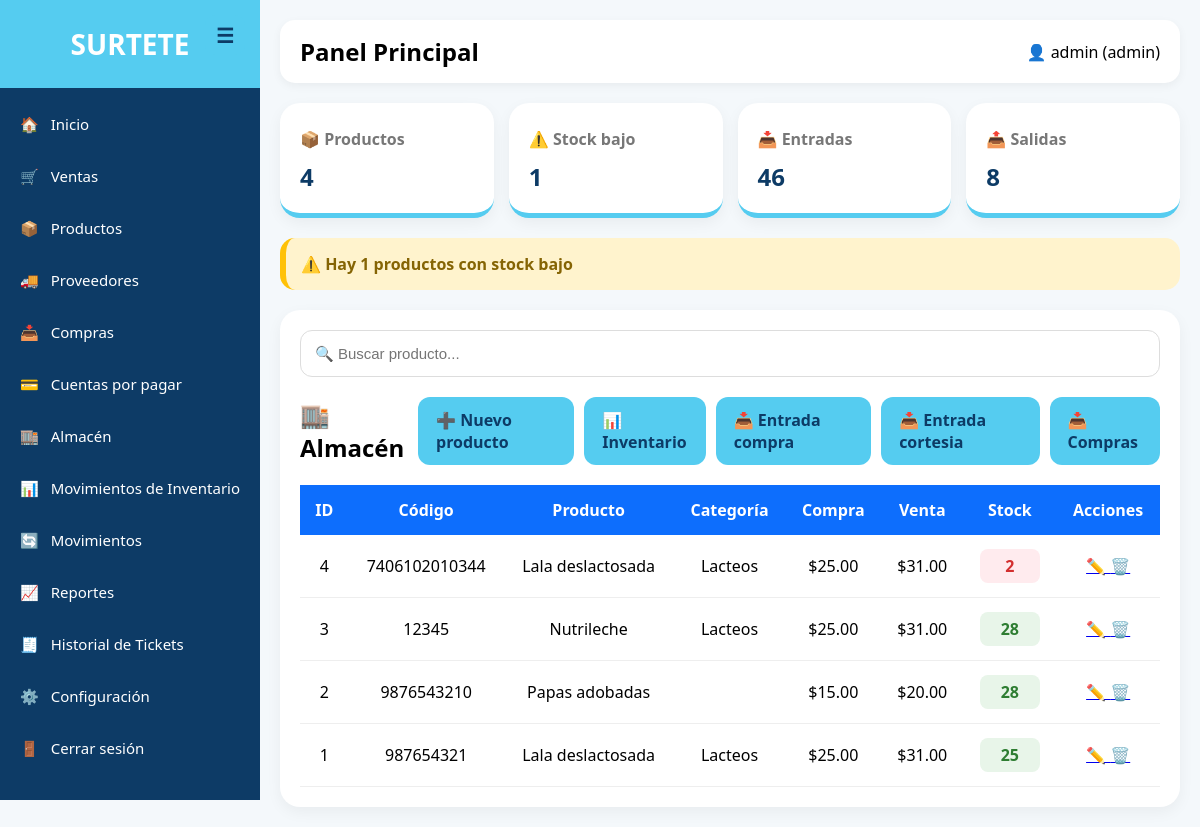
Page /almacen/index.php (signed in) on the committed database.
### tables this page shows
CREATE TABLE `productos` (
  `id` int(11) NOT NULL,
  `codigo_barras` varchar(50) DEFAULT NULL,
  `nombre` varchar(150) NOT NULL,
  `descripcion` text DEFAULT NULL,
  `precio_compra` decimal(10,2) DEFAULT NULL,
  `precio_venta` decimal(10,2) DEFAULT NULL,
  `stock` int(11) DEFAULT 0,
  `categoria_id` int(11) DEFAULT NULL
);

CREATE TABLE `categorias` (
  `id` int(11) NOT NULL,
  `nombre` varchar(100) NOT NULL
);

### almacen/index.php (the view, shortened to what this page needs)
<?php
include("../config/db.php");
$sql = "
SELECT
productos.*,
categorias.nombre AS categoria
FROM productos
LEFT JOIN categorias
ON productos.categoria_id = categorias.id
ORDER BY productos.id DESC
";
$stmt = $conexion->query($sql);
$productos = $stmt->fetchAll();
$stmt_stock = $conexion->query("
SELECT COUNT(*) AS total
FROM productos
WHERE stock <= 5
");
$stock_bajo = $stmt_stock->fetch()['total'];
?>
<!DOCTYPE html>
<html lang="es">
<head>
<link rel="stylesheet" href="../assets/css/style.css">
</head>
<body>
<?php include("../includes/sidebar.php"); ?>
<div class="main">
<?php include("../includes/topbar.php"); ?>
<div class="cards">
    <div class="card">
        <p>📦 Productos</p>
        <h2><?php echo count($productos); ?></h2>
    </div>
    <div class="card">
        <p>⚠️ Stock bajo</p>
        <h2><?php echo $stock_bajo; ?></h2>
    </div>
    <div class="card">
        <p>📥 Entradas</p>
        <h2>
            <?php
            $entradas = $conexion->query("
            SELECT IFNULL(SUM(cantidad),0) total
            FROM movimientos_inventario
            WHERE tipo='entrada'
            ")->fetch()['total'];
            echo $entradas;
            ?>
        </h2>
    </div>
    <div class="card">
        <p>📤 Salidas</p>
        <h2>
            <?php
            $salidas = $conexion->query("
            SELECT IFNULL(SUM(cantidad),0) total
            FROM movimientos_inventario
            WHERE tipo='salida'
            ")->fetch()['total'];
            echo $salidas;
            ?>
        </h2>
    </div>
</div>
<?php if($stock_bajo > 0): ?>
<div class="alerta-stock">
⚠️ Hay <?php echo $stock_bajo; ?> productos con stock bajo
</div>
<?php endif; ?>
<div class="table-container">
<div class="search-box">
<input
type="text"
id="buscar"
placeholder="🔍 Buscar producto...">
</div>
<div class="top-actions">
<h2>🏬 Almacén</h2>
<div style="display:flex; gap:10px;">
<a href="crear.php" class="btn">
➕ Nuevo producto
</a>
<a href="../inventario/index.php" class="btn">
📊 Inventario
</a>
<a href="entrada_compra.php" class="btn">
📥 Entrada compra
</a>
<a href="entrada_cortesia.php" class="btn">
📥 Entrada cortesia
</a>
<a href="../compras/index.php" class="btn">
📥 Compras
</a>
</div>
</div>
<table>
<thead>
<tr>
<th>ID</th>
<th>Código</th>
<th>Producto</th>
<th>Categoría</th>
<th>Compra</th>
<th>Venta</th>
<th>Stock</th>
<th>Acciones</th>
</tr>
</thead>
<tbody id="tabla-productos">
<?php foreach($productos as $p): ?>
<?php
$clase = 'normal';
if($p['stock'] <= 5){
    $clase = 'bajo';
}
elseif($p['stock'] <= 10){
    $clase = 'medio';
}
?>
<tr>
<td><?php echo $p['id']; ?></td>
<td><?php echo $p['codigo_barras']; ?></td>
<td><?php echo $p['nombre']; ?></td>
<td><?php echo $p['categoria']; ?></td>
<td>
$<?php echo number_format($p['precio_compra'],2); ?>
</td>
<td>
$<?php echo number_format($p['precio_venta'],2); ?>
</td>
<td>
<span class="stock <?php echo $clase; ?>">
<?php echo $p['stock']; ?>
</span>
</td>
<td>
<a href="../productos/editar.php?id=<?php echo $p['id']; ?>">
✏️
</a>
<a
href="../productos/eliminar.php?id=<?php echo $p['id']; ?>"
onclick="return confirm('¿Eliminar producto?')">
🗑️
</a>
</td>
</tr>
<?php endforeach; ?>
</tbody>
</table>
</div>
</div>
</body>
</html>

### assets/css/style.css (style rules this page uses)
* { margin:0; padding:0; box-sizing:border-box; }
body { font-family:'Segoe UI',sans-serif; background:#f4f8fb; }
.main { margin-left:240px; padding:20px; }
.cards { display:grid; grid-template-columns:repeat(auto-fit,minmax(220px,1fr)); gap:20px; }
.card { background:white; border-radius:20px; padding:25px; transition:.3s; cursor:pointer; border-bottom:5px solid #55ccf0; box-shadow:0 5px 15px rgba(0,0,0,0.05); }
.card p { color:#777; margin-top:5px; }

### almacen/index.php (style rules this page uses)
.table-container { background:white; padding:20px; border-radius:20px; box-shadow:0 5px 15px rgba(0,0,0,0.05); }
.top-actions { display:flex; justify-content:space-between; align-items:center; margin-bottom:20px; }
.btn { background:#55ccf0; color:#0d3b66; padding:12px 18px; text-decoration:none; border-radius:12px; font-weight:bold; transition:.2s; }
table { width:100%; border-collapse:collapse; }
table th { background:#0d6efd; color:white; padding:14px; }
table td { padding:14px; border-bottom:1px solid #eee; text-align:center; }
.stock { font-weight:bold; padding:6px 10px; border-radius:8px; display:inline-block; min-width:60px; }
.bajo { background:#ffebee; color:#d32f2f; }
.normal { background:#e8f5e9; color:#2e7d32; }
.search-box { margin-bottom:20px; }
.search-box input { width:100%; padding:14px; border-radius:12px; border:1px solid #ddd; outline:none; font-size:15px; }
.alerta-stock { background:#fff3cd; color:#856404; padding:15px; border-radius:15px; margin-bottom:20px; font-weight:bold; border-left:6px solid #ffc107; }
.cards { display:grid; grid-template-columns:repeat(4,1fr); gap:15px; margin-bottom:20px; }
.card { background:white; padding:20px; border-radius:20px; box-shadow:0 5px 15px rgba(0,0,0,0.05); }
.card h2 { margin-top:10px; color:#0d3b66; }
.card p { color:#777; font-weight:bold; }

### includes/sidebar.php (style rules this page uses)
.main { margin-left:260px; transition:.3s; padding:20px; }

### rows in the picture
productos: id "4", codigo_barras "7406102010344", nombre "Lala deslactosada", categoria.nombre "Lacteos", precio_compra "25.00", precio_venta "31.00", stock "2"
productos: id "3", codigo_barras "12345", nombre "Nutrileche", categoria.nombre "Lacteos", precio_compra "25.00", precio_venta "31.00", stock "28"
productos: id "2", codigo_barras "9876543210", nombre "Papas adobadas", precio_compra "15.00", precio_venta "20.00", stock "28"
productos: id "1", codigo_barras "987654321", nombre "Lala deslactosada", categoria.nombre "Lacteos", precio_compra "25.00", precio_venta "31.00", stock "25"

### other values in the picture
$_SESSION['usuario'] "admin"
$_SESSION['rol'] "admin"
count($productos) "4"
$stock_bajo "1"
$entradas "46"
$salidas "8"
